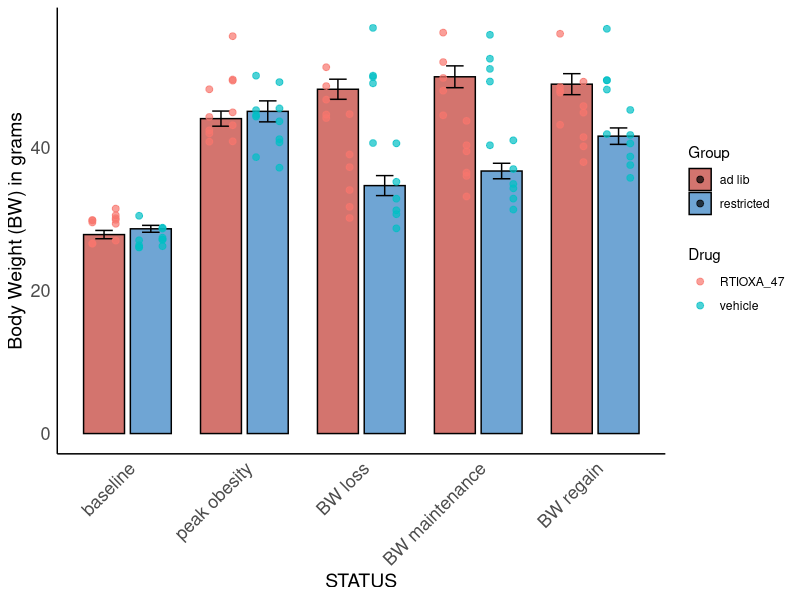

The R source for this figure:
# This script aims to explore changes in body weight in middle age NZO after different stages of feeding:
#1 from baseline to peak obesity,
#2:from peak of obesity to acute body weight loss
#3 from acute body weight loss to body weight maintenance
#4 from body weight maintenance to body weight gain after RTIOXA-47 injections

#libraries
library(dplyr) #to use pipe
library(ggplot2) #to graph
library(readr) #to read csv
library(tidyr)  # to use drop-na()
library(ggpubr)
library(purrr)
library(broom)
library(Hmisc)
library(lme4)
library(emmeans)

BW_data <- read_csv("../data/BW.csv") %>% 
  filter(COHORT > 2 & COHORT < 6) %>% # Just NZO females
  filter(!ID %in% c(3712, 3715)) %>% # died during study
  group_by(ID) %>% 
  arrange(DATE) %>% 
  mutate(
    bw_rel = 100 * (BW - first(BW)) / first(BW),
    body_lag = (lag(BW) - BW),
    GROUP = case_when(
      ID %in% c(3706, 3707, 3709, 3711, 3713, 3717, 3716, 3719, 3718, 3726) ~ "ad lib",
      ID %in% c(3708, 3714, 3720, 3721, 3710, 3722, 3723, 3724, 3725, 3727, 3728, 3729) ~ "restricted"
    ),
    DRUG = case_when(
      ID %in% c(3706, 3707, 3709, 3711, 3713, 3714, 3720, 3724, 3725, 3727, 3728) ~ "vehicle",
      ID %in% c(3708, 3710, 3716, 3717, 3718, 3719, 3721, 3722, 3723, 3726, 3729) ~ "RTIOXA_47"
    ),
    day_rel = DATE - first(DATE)
  ) %>%
  mutate(
    STATUS = case_when(
      day_rel == 0 ~ "baseline", 
      COMMENTS == "DAY_1_INJECTIONS" ~ "BW maintenance", 
      COMMENTS == "DAY_4_SABLE_AND_SAC" ~ "BW regain",
      day_rel == 161 ~ "BW loss",
      DATE == as.Date("2025-02-24") ~ "peak obesity",
      TRUE ~ NA_character_
    )
  ) %>%
  filter(!is.na(STATUS)) %>% 
  filter(!(ID == 3726 & DATE == as.Date("2025-04-28")))  #repeated


# Make STATUS an ordered factor
BW_data <- BW_data %>%
  mutate(STATUS = factor(STATUS, 
                         levels = c("baseline", "peak obesity", "BW loss", 
                                    "BW maintenance", "BW regain")))


#format plot

scaleFill <- scale_fill_manual(values = c("#C03830FF", "#317EC2FF"))


format.plot <- theme(
  strip.background = element_blank(),
  panel.spacing.x = unit(0.1, "lines"),          
  panel.spacing.y = unit(1.5, "lines"),  
  axis.text = element_text(family = "Helvetica", size = 13),
  axis.title = element_text(family = "Helvetica", size = 14),
  
  # remove background grid lines only
  panel.grid.major = element_blank(),
  panel.grid.minor = element_blank(),
  
  # keep axis lines
  axis.line = element_line(color = "black")
)

plot <- BW_data %>%
  ggplot(aes(x = STATUS, y = BW, fill = GROUP)) +
  
  # mean bars
  stat_summary(
    fun = mean,
    geom = "col",
    position = position_dodge(width = 0.8),
    color = "black", width = 0.7, alpha = 0.7
  ) +
  
  # error bars (mean ± SE)
  stat_summary(
    fun.data = mean_se,
    geom = "errorbar",
    position = position_dodge(width = 0.8),
    width = 0.3
  ) +
  
  # individual data points
  geom_point(
    aes(color = DRUG),
    position = position_dodge(width = 0.8),
    alpha = 0.7, size = 2
  ) +
  
  scaleFill +
  theme_minimal() +
  labs(y = "Body Weight (BW) in grams", fill = "Group", color = "Drug") +
  format.plot +
  theme(
    axis.text.x = element_text(angle = 45, hjust = 1)
  )

plot



# Fit model
model <- lmer(BW ~ STATUS * GROUP * DRUG + (1|ID), data = BW_data)
summary(model)

# Save emmeans results
emmeans_results <- emmeans(model, pairwise ~ STATUS * GROUP, adjust = "tukey")

#to evaluate baseline ad lib - baseline restricted   p=1
# to evaluate peak obesity ad lib - peak obesity restricted p=0.99

# Convert to data frame
df_emm <- as.data.frame(emmeans_results$emmeans)   # estimated means
df_pairs <- as.data.frame(emmeans_results$contrasts)  # pairwise comparisons

# Print all rows
print(df_emm, n = Inf)
print(df_pairs, n = Inf)
# Keep only significant contrasts
df_sig <- df_pairs %>%
  filter(p.value <= 0.05)

# View the results
print(df_sig, n = Inf)
View(df_sig)
